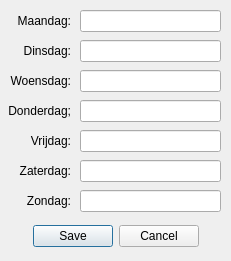
<?xml version="1.0" encoding="UTF-8"?>
<ui version="4.0">
 <class>Rooster_epd_notities</class>
 <widget class="QDialog" name="Rooster_epd_notities">
  <property name="geometry">
   <rect>
    <x>0</x>
    <y>0</y>
    <width>231</width>
    <height>261</height>
   </rect>
  </property>
  <property name="sizePolicy">
   <sizepolicy hsizetype="Fixed" vsizetype="Fixed">
    <horstretch>0</horstretch>
    <verstretch>0</verstretch>
   </sizepolicy>
  </property>
  <property name="minimumSize">
   <size>
    <width>231</width>
    <height>261</height>
   </size>
  </property>
  <property name="maximumSize">
   <size>
    <width>231</width>
    <height>261</height>
   </size>
  </property>
  <property name="windowTitle">
   <string>Notities bewerken</string>
  </property>
  <widget class="QDialogButtonBox" name="buttonBox">
   <property name="geometry">
    <rect>
     <x>10</x>
     <y>220</y>
     <width>211</width>
     <height>32</height>
    </rect>
   </property>
   <property name="orientation">
    <enum>Qt::Horizontal</enum>
   </property>
   <property name="standardButtons">
    <set>QDialogButtonBox::Cancel|QDialogButtonBox::Save</set>
   </property>
   <property name="centerButtons">
    <bool>true</bool>
   </property>
  </widget>
  <widget class="QLineEdit" name="maandag">
   <property name="geometry">
    <rect>
     <x>80</x>
     <y>10</y>
     <width>141</width>
     <height>22</height>
    </rect>
   </property>
   <property name="maxLength">
    <number>18</number>
   </property>
   <property name="clearButtonEnabled">
    <bool>true</bool>
   </property>
  </widget>
  <widget class="QLineEdit" name="dinsdag">
   <property name="geometry">
    <rect>
     <x>80</x>
     <y>40</y>
     <width>141</width>
     <height>22</height>
    </rect>
   </property>
   <property name="maxLength">
    <number>18</number>
   </property>
   <property name="clearButtonEnabled">
    <bool>true</bool>
   </property>
  </widget>
  <widget class="QLineEdit" name="woensdag">
   <property name="geometry">
    <rect>
     <x>80</x>
     <y>70</y>
     <width>141</width>
     <height>22</height>
    </rect>
   </property>
   <property name="maxLength">
    <number>18</number>
   </property>
   <property name="clearButtonEnabled">
    <bool>true</bool>
   </property>
  </widget>
  <widget class="QLineEdit" name="donderdag">
   <property name="geometry">
    <rect>
     <x>80</x>
     <y>100</y>
     <width>141</width>
     <height>22</height>
    </rect>
   </property>
   <property name="maxLength">
    <number>18</number>
   </property>
   <property name="clearButtonEnabled">
    <bool>true</bool>
   </property>
  </widget>
  <widget class="QLineEdit" name="vrijdag">
   <property name="geometry">
    <rect>
     <x>80</x>
     <y>130</y>
     <width>141</width>
     <height>22</height>
    </rect>
   </property>
   <property name="maxLength">
    <number>18</number>
   </property>
   <property name="clearButtonEnabled">
    <bool>true</bool>
   </property>
  </widget>
  <widget class="QLineEdit" name="zaterdag">
   <property name="geometry">
    <rect>
     <x>80</x>
     <y>160</y>
     <width>141</width>
     <height>22</height>
    </rect>
   </property>
   <property name="maxLength">
    <number>18</number>
   </property>
   <property name="clearButtonEnabled">
    <bool>true</bool>
   </property>
  </widget>
  <widget class="QLineEdit" name="zondag">
   <property name="geometry">
    <rect>
     <x>80</x>
     <y>190</y>
     <width>141</width>
     <height>22</height>
    </rect>
   </property>
   <property name="maxLength">
    <number>18</number>
   </property>
   <property name="clearButtonEnabled">
    <bool>true</bool>
   </property>
  </widget>
  <widget class="QLabel" name="label">
   <property name="geometry">
    <rect>
     <x>0</x>
     <y>10</y>
     <width>71</width>
     <height>21</height>
    </rect>
   </property>
   <property name="text">
    <string>Maandag:</string>
   </property>
   <property name="alignment">
    <set>Qt::AlignRight|Qt::AlignTrailing|Qt::AlignVCenter</set>
   </property>
  </widget>
  <widget class="QLabel" name="label_2">
   <property name="geometry">
    <rect>
     <x>0</x>
     <y>40</y>
     <width>71</width>
     <height>21</height>
    </rect>
   </property>
   <property name="text">
    <string>Dinsdag:</string>
   </property>
   <property name="alignment">
    <set>Qt::AlignRight|Qt::AlignTrailing|Qt::AlignVCenter</set>
   </property>
  </widget>
  <widget class="QLabel" name="label_3">
   <property name="geometry">
    <rect>
     <x>0</x>
     <y>70</y>
     <width>71</width>
     <height>21</height>
    </rect>
   </property>
   <property name="text">
    <string>Woensdag:</string>
   </property>
   <property name="alignment">
    <set>Qt::AlignRight|Qt::AlignTrailing|Qt::AlignVCenter</set>
   </property>
  </widget>
  <widget class="QLabel" name="label_4">
   <property name="geometry">
    <rect>
     <x>0</x>
     <y>100</y>
     <width>71</width>
     <height>21</height>
    </rect>
   </property>
   <property name="text">
    <string>Donderdag;</string>
   </property>
   <property name="alignment">
    <set>Qt::AlignRight|Qt::AlignTrailing|Qt::AlignVCenter</set>
   </property>
  </widget>
  <widget class="QLabel" name="label_5">
   <property name="geometry">
    <rect>
     <x>0</x>
     <y>130</y>
     <width>71</width>
     <height>21</height>
    </rect>
   </property>
   <property name="text">
    <string>Vrijdag:</string>
   </property>
   <property name="alignment">
    <set>Qt::AlignRight|Qt::AlignTrailing|Qt::AlignVCenter</set>
   </property>
  </widget>
  <widget class="QLabel" name="label_6">
   <property name="geometry">
    <rect>
     <x>0</x>
     <y>160</y>
     <width>71</width>
     <height>21</height>
    </rect>
   </property>
   <property name="text">
    <string>Zaterdag:</string>
   </property>
   <property name="alignment">
    <set>Qt::AlignRight|Qt::AlignTrailing|Qt::AlignVCenter</set>
   </property>
  </widget>
  <widget class="QLabel" name="label_7">
   <property name="geometry">
    <rect>
     <x>0</x>
     <y>190</y>
     <width>71</width>
     <height>21</height>
    </rect>
   </property>
   <property name="text">
    <string>Zondag:</string>
   </property>
   <property name="alignment">
    <set>Qt::AlignRight|Qt::AlignTrailing|Qt::AlignVCenter</set>
   </property>
  </widget>
 </widget>
 <resources/>
 <connections>
  <connection>
   <sender>buttonBox</sender>
   <signal>accepted()</signal>
   <receiver>Rooster_epd_notities</receiver>
   <slot>accept()</slot>
   <hints>
    <hint type="sourcelabel">
     <x>248</x>
     <y>254</y>
    </hint>
    <hint type="destinationlabel">
     <x>157</x>
     <y>274</y>
    </hint>
   </hints>
  </connection>
  <connection>
   <sender>buttonBox</sender>
   <signal>rejected()</signal>
   <receiver>Rooster_epd_notities</receiver>
   <slot>reject()</slot>
   <hints>
    <hint type="sourcelabel">
     <x>316</x>
     <y>260</y>
    </hint>
    <hint type="destinationlabel">
     <x>286</x>
     <y>274</y>
    </hint>
   </hints>
  </connection>
 </connections>
</ui>
